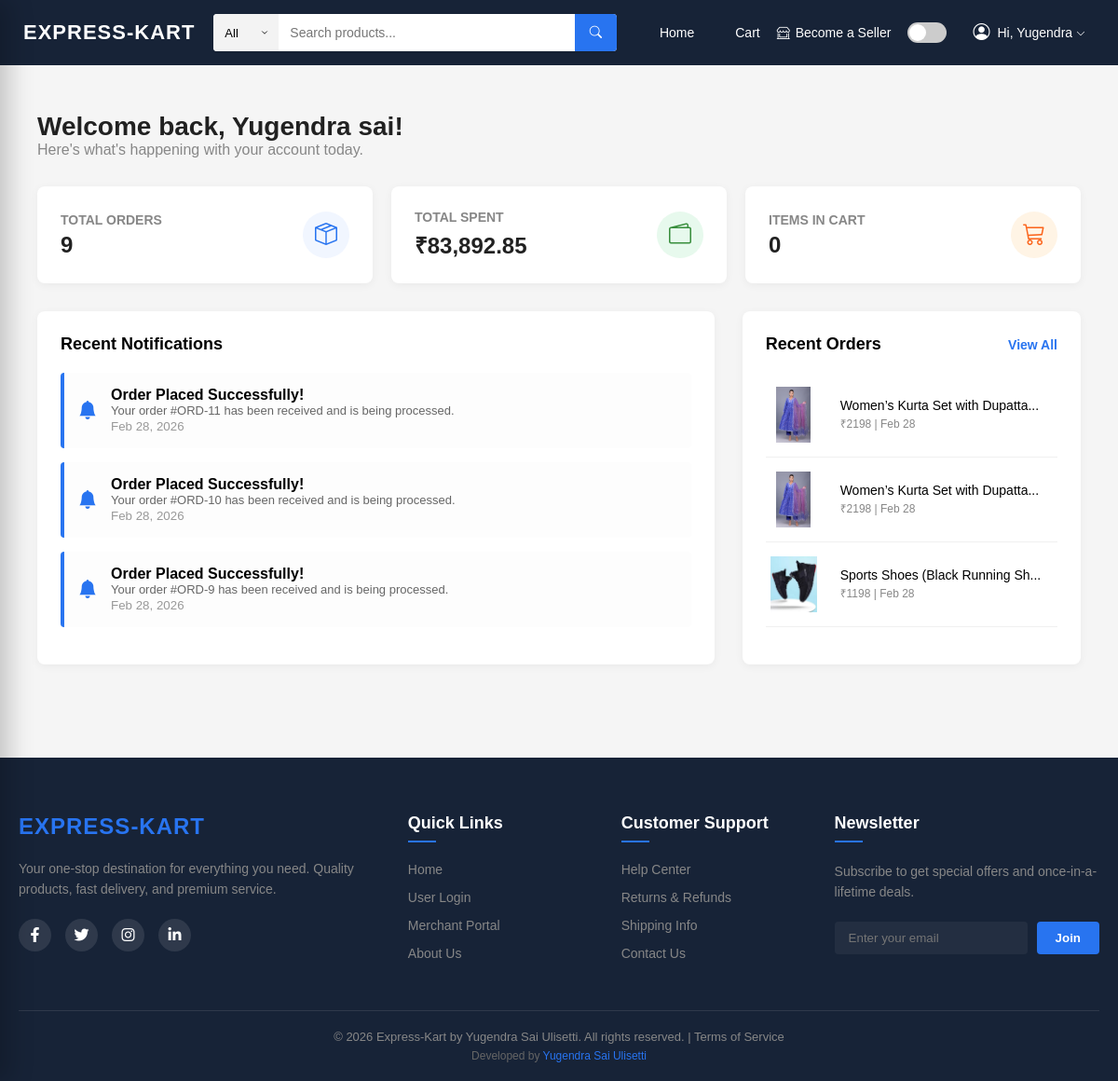
/user-dashboard (signed in), run on an earlier commit of the app's database.
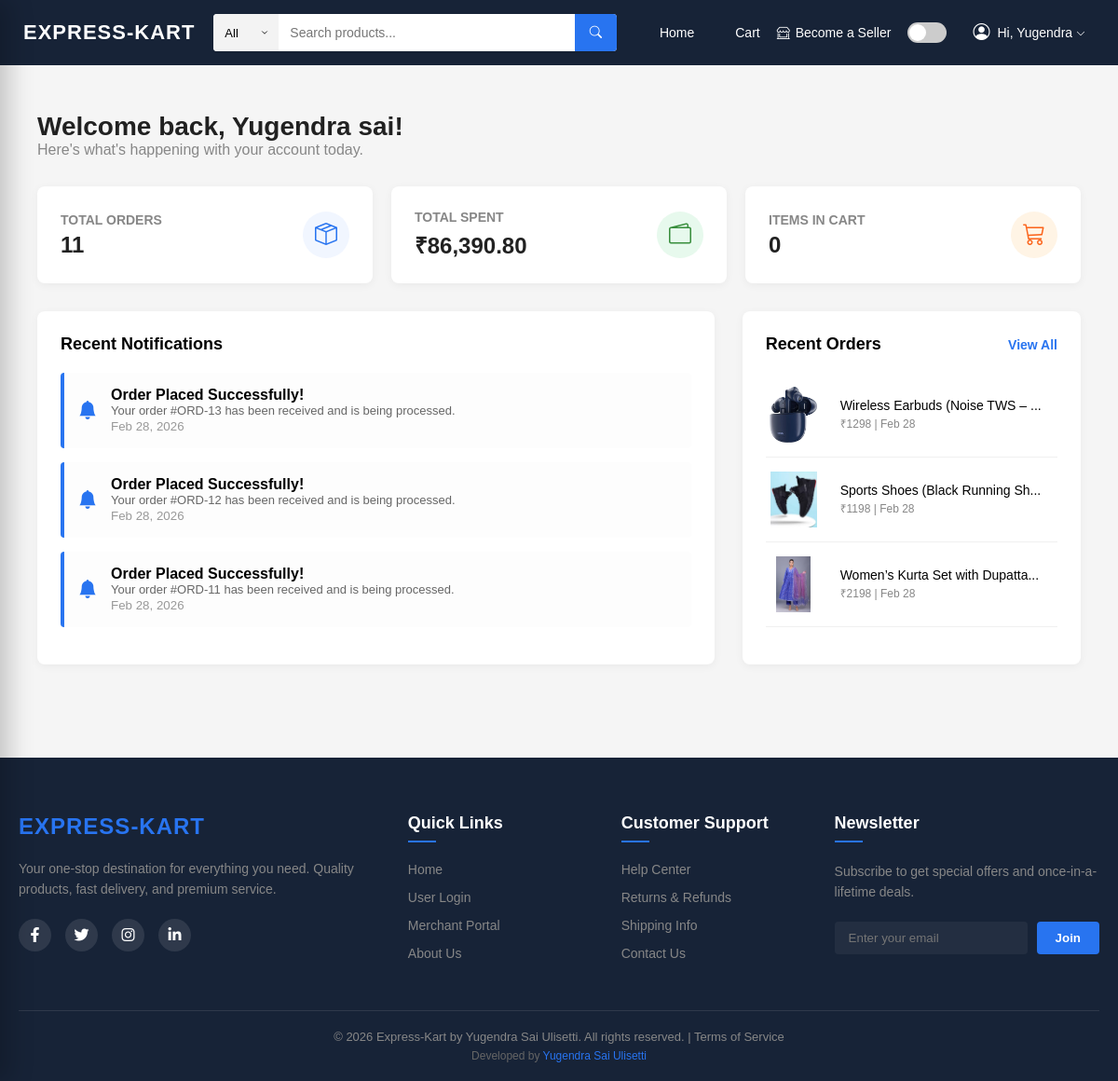
And on a later commit of the database.
### tables this page shows
CREATE TABLE orders (
        order_id INTEGER PRIMARY KEY AUTOINCREMENT,
        user_id INTEGER,
        razorpay_order_id TEXT,
        razorpay_payment_id TEXT,
        amount REAL,
        payment_status TEXT,
        created_at DATETIME DEFAULT CURRENT_TIMESTAMP, address TEXT,
        FOREIGN KEY (user_id) REFERENCES users (user_id)
    );

### app.py (the view)
@app.route('/user-dashboard')
def user_dashboard():
    if 'user_id' not in session:
        flash("Please login first!", "danger")
        return redirect('/user-login')
    conn = get_db_connection()
    cursor = conn.cursor()
    cursor.execute("SELECT COUNT(*) FROM orders WHERE user_id=?", (session['user_id'],))
    order_count = cursor.fetchone()[0]
    cursor.execute("SELECT SUM(amount) FROM orders WHERE user_id=?", (session['user_id'],))
    total_spent = cursor.fetchone()[0] or 0
    cursor.execute("""
        SELECT o.*,
            (SELECT p.name FROM order_items oi
             JOIN products p ON oi.product_id = p.product_id
             WHERE oi.order_id = o.order_id LIMIT 1) as product_name,
            (SELECT p.image FROM order_items oi
             JOIN products p ON oi.product_id = p.product_id
             WHERE oi.order_id = o.order_id LIMIT 1) as product_image
        FROM orders o
        WHERE o.user_id = ?
        ORDER BY o.created_at DESC
        LIMIT 3
    """, (session['user_id'],))
    recent_orders = cursor.fetchall()
    cursor.close()
    conn.close()
    return render_template("user/user_dashboard.html",
                           user_name=session['user_name'],
                           order_count=order_count,
                           total_spent=total_spent,
                           recent_orders=recent_orders)

### app.py (called while the page is built)
def get_db_connection():
    conn = sqlite3.connect(config.DB_PATH)
    conn.row_factory = sqlite3.Row
    return conn

@app.template_filter('strftime')
def strftime_filter(date_str, format='%b %d, %Y'):
    if not date_str:
        return ""
    if isinstance(date_str, str):
        try:
            from datetime import datetime
            dt = datetime.strptime(date_str, '%Y-%m-%d %H:%M:%S')
            return dt.strftime(format)
        except Exception:
            return date_str
    return date_str.strftime(format)

### templates/user/user_dashboard.html (shortened to what this page needs)
{% extends 'base.html' %}
{% block content %}
<div class="ud-container">
  <div class="ud-header">
    <h1 class="ud-welcome">Welcome back, {{ user_name }}!</h1>
    <p style="color: #878787;">Here's what's happening with your account today.</p>
  </div>
  <div class="ud-stats-grid">
    <div class="ud-stat-card">
      <div class="ud-stat-info">
        <h3>Total Orders</h3>
        <div class="value">{{ order_count }}</div>
      </div>
      <div class="ud-stat-icon">
        <i class="bi bi-box-seam"></i>
      </div>
    </div>
    <div class="ud-stat-card">
      <div class="ud-stat-info">
        <h3>Total Spent</h3>
        <div class="value">₹{{ "{:,.2f}".format(total_spent) }}</div>
      </div>
      <div class="ud-stat-icon" style="background: #e7f9ed; color: #388e3c;">
        <i class="bi bi-wallet2"></i>
      </div>
    </div>
    <div class="ud-stat-card">
      <div class="ud-stat-info">
        <h3>Items in Cart</h3>
        <div class="value">{{ session.get('cart', {})|length }}</div>
      </div>
      <div class="ud-stat-icon" style="background: #fff4e5; color: #fb641b;">
        <i class="bi bi-cart3"></i>
      </div>
    </div>
  </div>
  <div class="ud-content-grid">
    <div class="ud-card">
      <h2 class="ud-card-title">Recent Notifications</h2>
      {% if recent_orders %}
      {% for order in recent_orders %}
      <div class="ud-notification">
        <i class="bi bi-bell-fill"></i>
        <div>
          <strong>Order Placed Successfully!</strong>
          <p style="margin: 0; font-size: 13px; color: #666;">Your order #ORD-{{ order.order_id }} has been received and
            is being processed.</p>
          <small style="color: #999;">{{ order.created_at | strftime }}</small>
        </div>
      </div>
      {% endfor %}
      {% else %}
      <div style="text-align: center; padding: 40px 0; color: #878787;">
        <i class="bi bi-info-circle" style="font-size: 40px; display: block; margin-bottom: 10px;"></i>
        No recent notifications.
      </div>
      {% endif %}
    </div>
    <div class="ud-card">
      <div class="ud-card-title">
        Recent Orders
        <a href="/user/my-orders">View All</a>
      </div>
      {% for order in recent_orders %}
      <a href="/user/order-success/{{ order.order_id }}" class="ud-order-row">
        <img src="/static/uploads/product_images/{{ order.product_image }}" class="ud-order-img">
        <div class="ud-order-info">
          <h4>{{ order.product_name[:30] }}{{ '...' if order.product_name|length > 30 }}</h4>
          <p>₹{{ order.amount|int }} | {{ order.created_at | strftime('%b %d') }}</p>
        </div>
      </a>
      {% endfor %}
    </div>
  </div>
</div>
{% endblock %}

### templates/base.html (shortened to what this page needs)
<!DOCTYPE html>
<html lang="en">
<head>
    <link rel="stylesheet" href="https://cdnjs.cloudflare.com/ajax/libs/font-awesome/6.4.0/css/all.min.css">
    <link rel="stylesheet" href="{{ url_for('static', filename='style.css') }}?v=1.2">
    <link rel="stylesheet" href="{{ url_for('static', filename='auth.css') }}?v=2.0">
    <link rel="stylesheet" href="https://cdn.jsdelivr.net/npm/bootstrap-icons@1.13.1/font/bootstrap-icons.min.css">
</head>
<body class="{% if request.path.startswith('/merchant/') %}merchant-body{% endif %}">
    {% if request.path.startswith('/merchant/') or request.path == '/merchant-login' or request.path ==
    '/merchant-signup' %}
    {% include 'merchant_navbar.html' %}
    {% else %}
    {% include 'navbar.html' %}
    {% endif %}
    <div class="container">
        {% block content %}{% endblock %}
    </div>
    {% if not request.path.startswith('/merchant/') %}
    {% include 'footer.html' %}
    {% endif %}
</body>
</html>

### templates/navbar.html (shortened to what this page needs)
<nav class="navbar">
    <div class="nav-left">
        <a href="/" class="logo nav-logo">EXPRESS-KART</a>
    </div>
    <form action="/user/products" method="GET" class="nav-search main-search">
        <select name="category" class="search-category">
            <option value="">All</option>
        </select>
        <input type="text" id="mainSearchInput" name="search" placeholder="Search products..."
            value="{{ request.args.get('search','') }}">
        <button type="submit">
            <i class="bi bi-search"></i>
        </button>
    </form>
    <div class="nav-right desktop-only">
        <a href="/" class="nav-link">
            <span class="icon-wrap">
                <lord-icon src="https://cdn.lordicon.com/jeuxydnh.json" trigger="hover" colors="primary:#ffffff"
                    style="width:22px;height:22px">
                </lord-icon>
            </span>
            <span>Home</span>
        </a>
        <a href="/user/cart" class="nav-link">
            <span class="icon-wrap">
                <lord-icon src="https://cdn.lordicon.com/uisoczqi.json" trigger="hover" colors="primary:#ffffff"
                    style="width:22px;height:22px">
                </lord-icon>
            </span>
            <span>Cart</span>
        </a>
        {% if not session.get('super_id') %}
        <a href="/merchant-login" class="nav-link">
            <i class="bi bi-shop-window"></i>
            <span>Become a Seller</span>
        </a>
        {% endif %}
        <div class="theme-toggle">
            <label class="switch">
                <span class="slider"></span>
            </label>
        </div>
        {% if session.get('user_id') %}
        <div class="nav-user-dropdown">
            <a href="/user/profile" class="nav-user"
                style="text-decoration: none; display: flex; align-items: center; gap: 8px;">
                <i class="bi bi-person-circle nav-icon"></i>
                {% set display_name = session.get('user_name', '').split(' ')[0] %}
                <span>Hi, {{ display_name }} <i class="bi bi-chevron-down" style="font-size: 10px;"></i></span>
            </a>
        </div>
        {% else %}
        <a href="/user-login" class="btn-login">Login</a>
        {% endif %}
    </div>
</nav>

### templates/footer.html (shortened to what this page needs)
<footer class="main-footer">
    <div class="footer-container">
        <div class="footer-grid">
            <div class="footer-section">
                <h3>Express-Kart</h3>
                <p>Your one-stop destination for everything you need. Quality products, fast delivery, and premium
                    service.</p>
                <div class="social-links">
                    <a href="https://www.facebook.com/profile.php?id=61550875961221"><i
                            class="fab fa-facebook-f"></i></a>
                    <a href="https://x.com/yugendra_sai"><i class="fab fa-twitter"></i></a>
                    <a href="https://www.instagram.com/iam_yugendrasai/?hl=en"><i class="fab fa-instagram"></i></a>
                    <a href="https://www.linkedin.com/in/ugendra-sai-ulisetti-671545267/"><i
                            class="fab fa-linkedin-in"></i></a>
                </div>
            </div>
            <div class="footer-section">
                <h4>Quick Links</h4>
                <ul>
                    <li><a href="/">Home</a></li>
                    <li><a href="/user-login">User Login</a></li>
                    <li><a href="/merchant-login">Merchant Portal</a></li>
                    <li><a href="#">About Us</a></li>
                </ul>
            </div>
            <div class="footer-section">
                <h4>Customer Support</h4>
                <ul>
                    <li><a href="https://mail.google.com/mail/?view=cm&to=yugendrasai797@gmail.com&subject=Help+Center+Request"
                            target="_blank">Help Center</a></li>
                    <li><a href="#">Returns & Refunds</a></li>
                    <li><a href="#">Shipping Info</a></li>
                    <li><a href="https://mail.google.com/mail/?view=cm&to=yugendrasai797@gmail.com&subject=Contact+Us"
                            target="_blank">Contact Us</a></li>
                </ul>
            </div>
            <div class="footer-section">
                <h4>Newsletter</h4>
                <p>Subscribe to get special offers and once-in-a-lifetime deals.</p>
                <div class="subscribe-form">
                    <input type="email" placeholder="Enter your email">
                    <button>Join</button>
                </div>
            </div>
        </div>
        <div class="footer-bottom">
            <p>&copy; 2026 Express-Kart by Yugendra Sai Ulisetti. All rights reserved. | <a href="#">Terms of
                    Service</a></p>
            <p style="margin-top: 6px; font-size: 12px; color: #666;">
                Developed by <a href="https://mail.google.com/mail/?view=cm&to=yugendrasai797@gmail.com" target="_blank"
                    style="color: #2874f0; text-decoration: none;">Yugendra Sai Ulisetti</a>
            </p>
        </div>
    </div>
</footer>

### static/style.css (style rules this page uses)
* { margin: 0; padding: 0; box-sizing: border-box; }
body { font-family: Arial, sans-serif; background: #f5f5f5; color: #000; transition: 0.3s; }
.navbar { width: 100%; min-height: 70px; background: #172337; display: grid; grid-template-columns: auto 1fr auto; align-items: center; gap: 20px; padding: 10px 25px; position: sticky; top: 0; z-index: 1000; }
.nav-left .logo { color: white; font-size: 22px; font-weight: bold; text-decoration: none; letter-spacing: 1px; }
.main-search { width: 100%; max-width: 700px; margin: 0 auto; height: 40px; display: flex; align-items: center; background: #fff; border-radius: 4px; overflow: hidden; box-shadow: 0 1px 2px 0 rgba(0, 0, 0, 0.1); }
.search-category { height: 40px !important; width: auto; min-width: 70px; padding: 0 30px 0 12px; border: none !important; outline: none !important; -webkit-appearance: none; appearance: none; font-size: 13px; cursor: pointer; border-right: 1px solid #e0e0e0; margin: 0; box-sizing: border-box; display: inline-flex; align-items: center; }
.main-search input { height: 40px !important; flex: 1; padding: 0 12px; border: none !important; outline: none !important; font-size: 14px; background: #fff; margin: 0; box-sizing: border-box; }
.main-search button { height: 40px !important; width: 45px; border: none !important; background: #2874f0; color: white; cursor: pointer; display: flex; align-items: center; justify-content: center; margin: 0; box-sizing: border-box; }
.nav-right { display: flex; align-items: center; gap: 18px; }
.nav-link, .nav-user { display: flex; align-items: center; gap: 6px; text-decoration: none; color: white; font-size: 14px; }
.nav-icon { font-size: 18px; }
.icon-wrap { width: 20px; height: 20px; display: flex; align-items: center; justify-content: center; }
.nav-user-dropdown { position: relative; cursor: pointer; padding: 5px 10px; border-radius: 4px; transition: 0.2s; }
.theme-toggle { display: flex; align-items: center; }
.switch { position: relative; width: 42px; height: 22px; }
.slider { position: absolute; top: 0; right: 0; bottom: 0; left: 0; background: #ccc; border-radius: 25px; cursor: pointer; transition: 0.3s; }
.slider::before { content: ""; position: absolute; height: 18px; width: 18px; background: white; border-radius: 50%; top: 2px; left: 2px; transition: 0.3s; }
.ud-container { max-width: 1200px; margin: 30px auto; padding: 0 20px; }
.ud-header { margin-bottom: 30px; }
.ud-welcome { font-size: 28px; font-weight: 600; color: #212121; }
.ud-stats-grid { display: grid; grid-template-columns: repeat(auto-fit, minmax(250px, 1fr)); gap: 20px; margin-bottom: 30px; }
.ud-stat-card { background: #fff; padding: 25px; border-radius: 8px; box-shadow: 0 2px 10px rgba(0, 0, 0, 0.05); display: flex; align-items: center; justify-content: space-between; }
.ud-stat-info h3 { font-size: 14px; color: #878787; text-transform: uppercase; margin-bottom: 5px; }
.ud-stat-info .value { font-size: 24px; font-weight: 700; color: #212121; }
.ud-stat-icon { width: 50px; height: 50px; background: #f1f6ff; border-radius: 50%; display: flex; align-items: center; justify-content: center; color: #2874f0; font-size: 24px; }
.ud-content-grid { display: grid; grid-template-columns: 2fr 1fr; gap: 30px; }
.ud-card { background: #fff; border-radius: 8px; box-shadow: 0 2px 10px rgba(0, 0, 0, 0.05); padding: 25px; min-height: 200px; }
.ud-card-title { font-size: 18px; font-weight: 600; margin-bottom: 20px; display: flex; align-items: center; justify-content: space-between; }
.ud-card-title a { font-size: 14px; color: #2874f0; text-decoration: none; }
.ud-notification { padding: 15px; border-radius: 4px; background: #fdfdfd; border-left: 4px solid #2874f0; margin-bottom: 15px; display: flex; align-items: center; gap: 15px; }
.ud-notification i { font-size: 20px; color: #2874f0; }
.ud-order-row { display: flex; align-items: center; gap: 20px; padding: 15px 0; border-bottom: 1px solid #f0f0f0; text-decoration: none; color: inherit; }
.ud-order-img { width: 60px; height: 60px; object-fit: contain; }
.ud-order-info h4 { font-size: 14px; font-weight: 500; margin-bottom: 3px; }
.ud-order-info p { font-size: 12px; color: #878787; }
.container { width: 100%; max-width: 1200px; margin: 0 auto; padding: 20px; min-height: 60vh; box-sizing: border-box; }

What changed in the data, as far as the page shows it:
no longer on this page (row unchanged): orders: order_id "10", created_at|strftime "Feb 28, 2026", product_name "Women’s Kurta Set with Dupatta", product_name "...", amount "2198", created_at|strftime "Feb 28"
no longer on this page (row unchanged): orders: order_id "9", created_at|strftime "Feb 28, 2026", product_name "Sports Shoes (Black Running Sh", product_name "...", amount "1198", created_at|strftime "Feb 28"
added orders: order_id "13", created_at|strftime "Feb 28, 2026", shows a picture, product_name "Wireless Earbuds (Noise TWS –", product_name "...", amount "1298", created_at|strftime "Feb 28"
added orders: order_id "12", created_at|strftime "Feb 28, 2026", product_name "Sports Shoes (Black Running Sh", product_name "...", amount "1198", created_at|strftime "Feb 28"
Also different on the page:
{{ order_count }}: "9" → "11"
{{ "{:,.2f}".format(total_spent) }}: "83,892.85" → "86,390.80"
